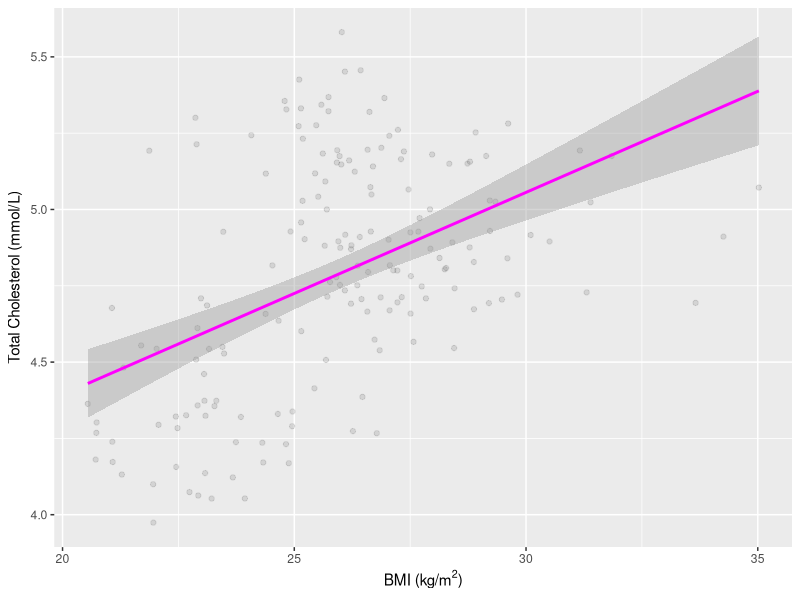
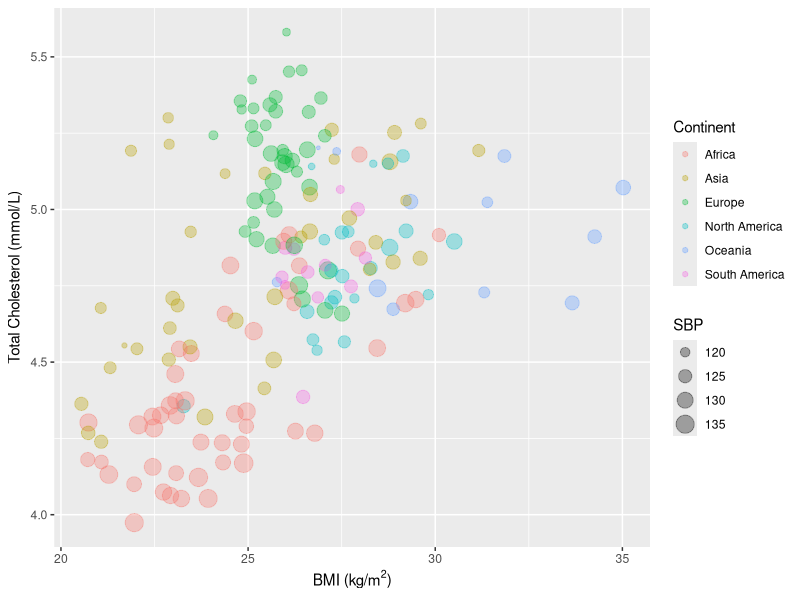
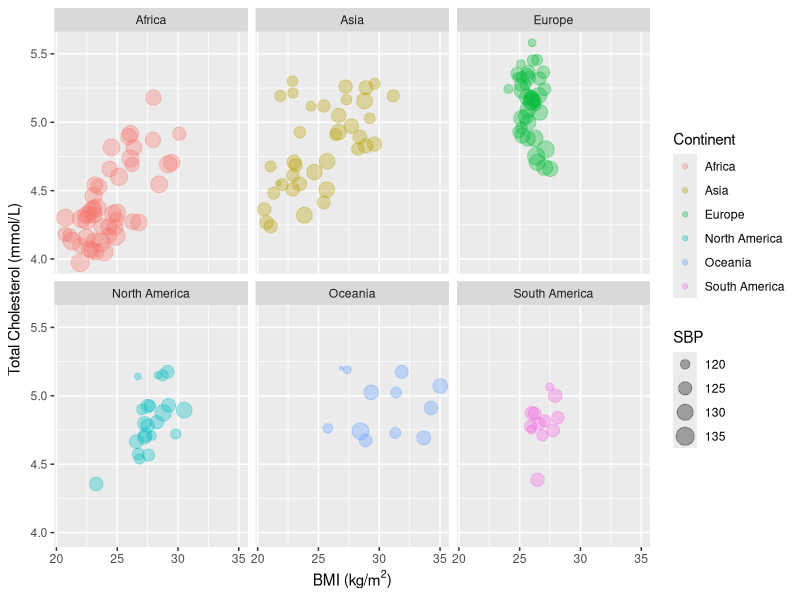

Here is the R script that generated these plots, in order:
## ---- chunk 1
# Load the necessary libraries
library("tidyr")
library("dplyr")
library("ggplot2")
library("gridExtra")

# Load the BMI dataset 
df1 <- read.csv('female_BMI.csv', check.names = FALSE)
head(df1)

# Gather the data into columns of country, year, and BMI
df_BMI <- gather(df1, key = "year", value = "BMI", 2:dim(df1)[2])
head(df_BMI)

# Load the cholesterol dataset
df2 <- read.csv('female_cholesterol.csv', check.names = FALSE)
head(df2)

# Gather the data into columns of country, year, and cholesterol
df_chol <- gather(df2, key = "year", value = "cholesterol", 2:dim(df2)[2])
colnames(df_chol)[1] <- "Country"
head(df_chol)

# Load the blood pressure dataset
df3 <- read.csv('female_blood_pressure.csv', check.names = FALSE)
head(df3)

# Gather the data into columns of country, year, and blood pressure
df_SBP <- gather(df3, key = "year", value = "SBP", 2:dim(df2)[2])
colnames(df_SBP)[1] <- "Country"
head(df_SBP)

# Load the countries-continents dataset
df4 <- read.csv('countries_continents.csv', check.names = FALSE)
head(df4)

# Join the BMI and cholesterol datasets using an inner join on country and year
df5 <- inner_join(df_BMI, df_chol, by = c("Country", "year"))
head(df5)

# Join the blood pressure dataset using an inner join on country and year
df6 <- inner_join(df5, df_SBP, by = c("Country", "year"))
head(df6)

# Join in the countires_continents dataset
df <- inner_join(df6, df4, by = c("Country"))
head(df)

# Reorder the columns
df <- df[c(1,6, 2, 3, 4, 5)]
head(df)

# Change the year variable to a numeric class
df$year <- as.numeric(df$year)
## ---- chunk 2
# Graph a scatterplot of cholesterol vs BMI in 2008 for all countries 
ggplot(aes(x = BMI, 
           y = cholesterol), 
       data = subset(df, df$year == 2008)) + 
  geom_point(alpha = 1/10) +
  geom_smooth(method = 'lm', color = 'magenta') +
  labs(x = expression(paste("BMI (kg/m"^2, ")")),
       y = expression(paste("Total Cholesterol (mmol/L)")))
## ---- chunk 3
ggplot(aes(x = BMI, 
           y = cholesterol), 
       data = subset(df, df$year == 2008)) + 
  geom_point(alpha = 1/3, aes(color = Continent, size = SBP)) +
  labs(x = expression(paste("BMI (kg/m"^2, ")")),
       y = expression(paste("Total Cholesterol (mmol/L)")))
## ---- chunk 4
ggplot(aes(x = BMI, 
           y = cholesterol), 
       data = subset(df, df$year == 2008)) + 
  geom_point(alpha = 1/3, aes(color = Continent, size = SBP)) +
  labs(x = expression(paste("BMI (kg/m"^2, ")")),
       y = expression(paste("Total Cholesterol (mmol/L)")))+
  facet_wrap(~Continent)
